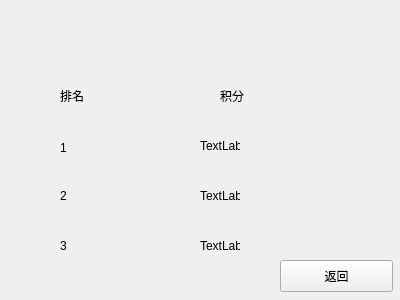
<?xml version="1.0" encoding="UTF-8"?>
<ui version="4.0">
 <class>rank</class>
 <widget class="QWidget" name="rank">
  <property name="geometry">
   <rect>
    <x>0</x>
    <y>0</y>
    <width>400</width>
    <height>300</height>
   </rect>
  </property>
  <property name="windowTitle">
   <string>Form</string>
  </property>
  <widget class="QLabel" name="label">
   <property name="geometry">
    <rect>
     <x>60</x>
     <y>90</y>
     <width>40</width>
     <height>12</height>
    </rect>
   </property>
   <property name="text">
    <string>排名</string>
   </property>
  </widget>
  <widget class="QLabel" name="label_2">
   <property name="geometry">
    <rect>
     <x>220</x>
     <y>90</y>
     <width>40</width>
     <height>12</height>
    </rect>
   </property>
   <property name="text">
    <string>积分</string>
   </property>
  </widget>
  <widget class="QLabel" name="label_3">
   <property name="geometry">
    <rect>
     <x>60</x>
     <y>140</y>
     <width>40</width>
     <height>16</height>
    </rect>
   </property>
   <property name="text">
    <string>1</string>
   </property>
  </widget>
  <widget class="QLabel" name="label_4">
   <property name="geometry">
    <rect>
     <x>60</x>
     <y>190</y>
     <width>40</width>
     <height>12</height>
    </rect>
   </property>
   <property name="text">
    <string>2</string>
   </property>
  </widget>
  <widget class="QLabel" name="label_5">
   <property name="geometry">
    <rect>
     <x>60</x>
     <y>240</y>
     <width>40</width>
     <height>12</height>
    </rect>
   </property>
   <property name="text">
    <string>3</string>
   </property>
  </widget>
  <widget class="QLabel" name="first">
   <property name="geometry">
    <rect>
     <x>200</x>
     <y>140</y>
     <width>40</width>
     <height>12</height>
    </rect>
   </property>
   <property name="text">
    <string>TextLabel</string>
   </property>
  </widget>
  <widget class="QLabel" name="second">
   <property name="geometry">
    <rect>
     <x>200</x>
     <y>190</y>
     <width>40</width>
     <height>12</height>
    </rect>
   </property>
   <property name="text">
    <string>TextLabel</string>
   </property>
  </widget>
  <widget class="QLabel" name="third">
   <property name="geometry">
    <rect>
     <x>200</x>
     <y>240</y>
     <width>40</width>
     <height>12</height>
    </rect>
   </property>
   <property name="text">
    <string>TextLabel</string>
   </property>
  </widget>
  <widget class="QPushButton" name="goback">
   <property name="geometry">
    <rect>
     <x>280</x>
     <y>260</y>
     <width>113</width>
     <height>32</height>
    </rect>
   </property>
   <property name="text">
    <string>返回</string>
   </property>
  </widget>
 </widget>
 <resources/>
 <connections/>
</ui>
